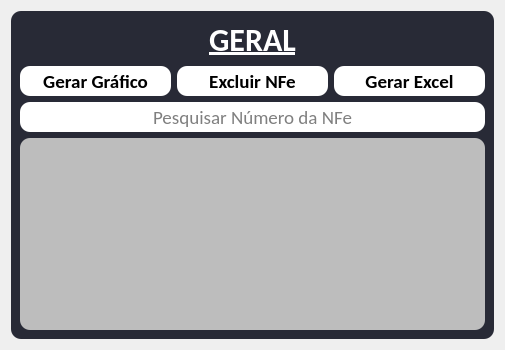
          <widget class="QWidget" name="tables_2">
           <attribute name="title">
            <string>Geral</string>
           </attribute>
           <layout class="QVBoxLayout" name="verticalLayout_12">
            <item>
             <widget class="QFrame" name="frame_4">
              <property name="styleSheet">
               <string notr="true">background-color:rgb(40, 42, 54);

border-radius:10px;</string>
              </property>
              <property name="frameShape">
               <enum>QFrame::StyledPanel</enum>
              </property>
              <property name="frameShadow">
               <enum>QFrame::Raised</enum>
              </property>
              <layout class="QVBoxLayout" name="verticalLayout_13">
               <item>
                <widget class="QLabel" name="label_18">
                 <property name="font">
                  <font>
                   <family>Calibri</family>
                   <pointsize>18</pointsize>
                  </font>
                 </property>
                 <property name="text">
                  <string>&lt;html&gt;&lt;head/&gt;&lt;body&gt;&lt;p align=&quot;center&quot;&gt;&lt;span style=&quot; font-size:24pt; font-weight:600; text-decoration: underline; color:#ffffff;&quot;&gt;GERAL&lt;/span&gt;&lt;/p&gt;&lt;/body&gt;&lt;/html&gt;</string>
                 </property>
                </widget>
               </item>
               <item>
                <layout class="QHBoxLayout" name="horizontalLayout_23">
                 <item>
                  <widget class="QPushButton" name="btn_grafico">
                   <property name="minimumSize">
                    <size>
                     <width>151</width>
                     <height>30</height>
                    </size>
                   </property>
                   <property name="maximumSize">
                    <size>
                     <width>177</width>
                     <height>41</height>
                    </size>
                   </property>
                   <property name="font">
                    <font>
                     <family>Calibri</family>
                     <pointsize>14</pointsize>
                     <weight>75</weight>
                     <bold>true</bold>
                    </font>
                   </property>
                   <property name="cursor">
                    <cursorShape>PointingHandCursor</cursorShape>
                   </property>
                   <property name="styleSheet">
                    <string notr="true">QPushButton {
  color: black;
  background-color: rgb(255,255,255);
border-radius:10px
}
QPushButton:hover{
 
  background-color:rgb(207, 207, 207)

}
QPushButton:pressed {
background-color: rgb(78, 125, 195);
  
}</string>
                   </property>
                   <property name="text">
                    <string>Gerar Gráfico</string>
                   </property>
                  </widget>
                 </item>
                 <item>
                  <widget class="QPushButton" name="btn_excluir">
                   <property name="minimumSize">
                    <size>
                     <width>151</width>
                     <height>30</height>
                    </size>
                   </property>
                   <property name="maximumSize">
                    <size>
                     <width>177</width>
                     <height>41</height>
                    </size>
                   </property>
                   <property name="font">
                    <font>
                     <family>Calibri</family>
                     <pointsize>14</pointsize>
                     <weight>75</weight>
                     <bold>true</bold>
                    </font>
                   </property>
                   <property name="cursor">
                    <cursorShape>PointingHandCursor</cursorShape>
                   </property>
                   <property name="styleSheet">
                    <string notr="true">QPushButton {
  color: black;
  background-color: rgb(255,255,255);
border-radius:10px
}
QPushButton:hover{
 
  background-color:rgb(207, 207, 207)

}
QPushButton:pressed {
background-color: rgb(78, 125, 195);
  
}</string>
                   </property>
                   <property name="text">
                    <string>Excluir NFe</string>
                   </property>
                  </widget>
                 </item>
                 <item>
                  <widget class="QPushButton" name="btn_excel">
                   <property name="minimumSize">
                    <size>
                     <width>151</width>
                     <height>30</height>
                    </size>
                   </property>
                   <property name="maximumSize">
                    <size>
                     <width>177</width>
                     <height>41</height>
                    </size>
                   </property>
                   <property name="font">
                    <font>
                     <family>Calibri</family>
                     <pointsize>14</pointsize>
                     <weight>75</weight>
                     <bold>true</bold>
                    </font>
                   </property>
                   <property name="cursor">
                    <cursorShape>PointingHandCursor</cursorShape>
                   </property>
                   <property name="styleSheet">
                    <string notr="true">QPushButton {
  color: black;
  background-color: rgb(255,255,255);
border-radius:10px
}
QPushButton:hover{
 
  background-color:rgb(207, 207, 207)

}
QPushButton:pressed {
background-color: rgb(78, 125, 195);
  
}</string>
                   </property>
                   <property name="text">
                    <string>Gerar Excel</string>
                   </property>
                  </widget>
                 </item>
                </layout>
               </item>
               <item>
                <widget class="QLineEdit" name="txt_filtro">
                 <property name="minimumSize">
                  <size>
                   <width>0</width>
                   <height>30</height>
                  </size>
                 </property>
                 <property name="font">
                  <font>
                   <family>Calibri</family>
                   <pointsize>14</pointsize>
                  </font>
                 </property>
                 <property name="cursor">
                  <cursorShape>IBeamCursor</cursorShape>
                 </property>
                 <property name="styleSheet">
                  <string notr="true">background-color: rgb(255,255,255);</string>
                 </property>
                 <property name="text">
                  <string/>
                 </property>
                 <property name="alignment">
                  <set>Qt::AlignCenter</set>
                 </property>
                 <property name="placeholderText">
                  <string>Pesquisar Número da NFe</string>
                 </property>
                </widget>
               </item>
               <item>
                <widget class="QTableView" name="tb_geral">
                 <property name="maximumSize">
                  <size>
                   <width>968</width>
                   <height>256</height>
                  </size>
                 </property>
                 <property name="styleSheet">
                  <string notr="true">background-color:rgb(189, 189, 189)</string>
                 </property>
                 <property name="editTriggers">
                  <set>QAbstractItemView::NoEditTriggers</set>
                 </property>
                </widget>
               </item>
              </layout>
             </widget>
            </item>
           </layout>
          </widget>
